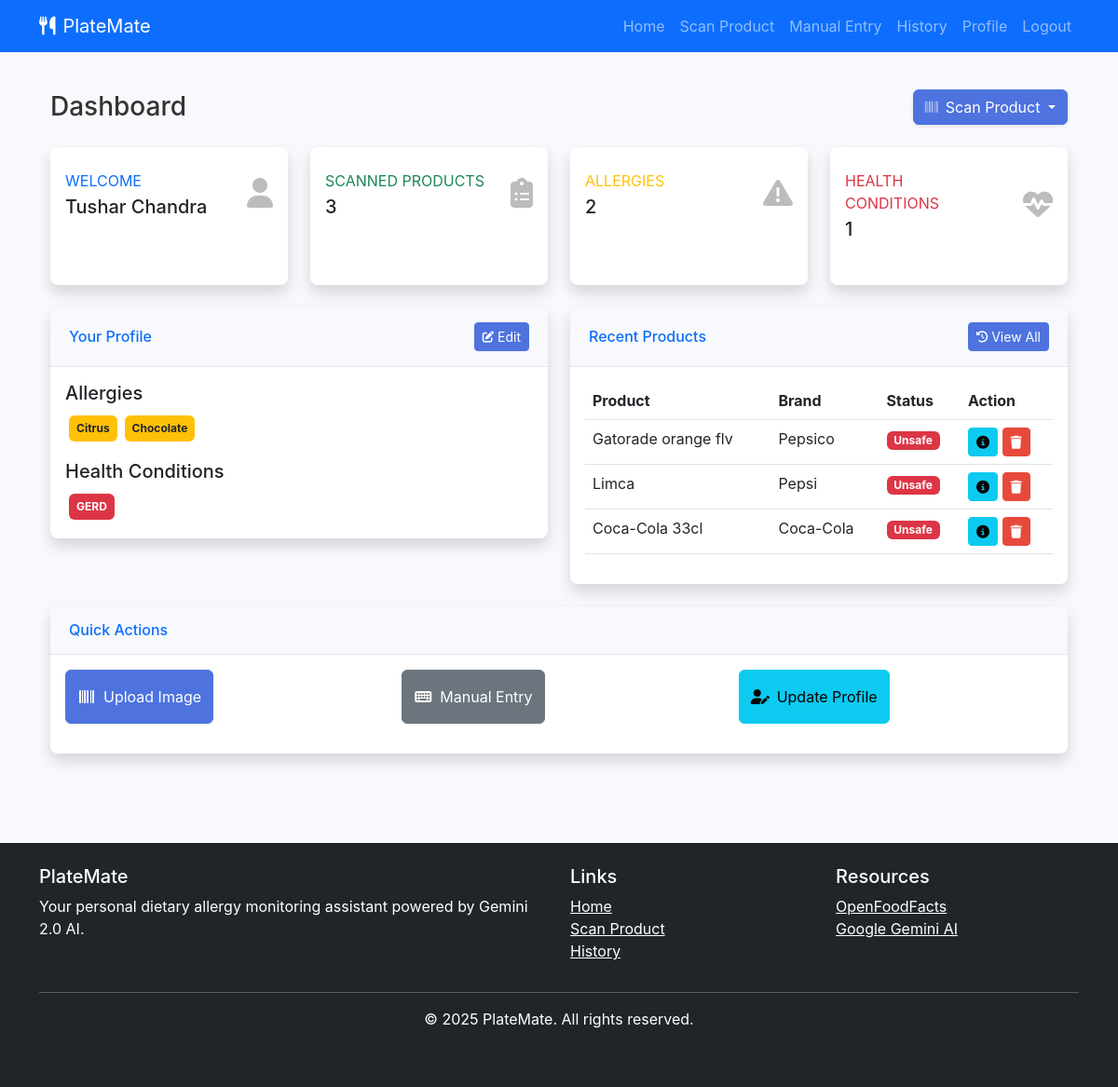
Page / (signed in) on the earlier database version.
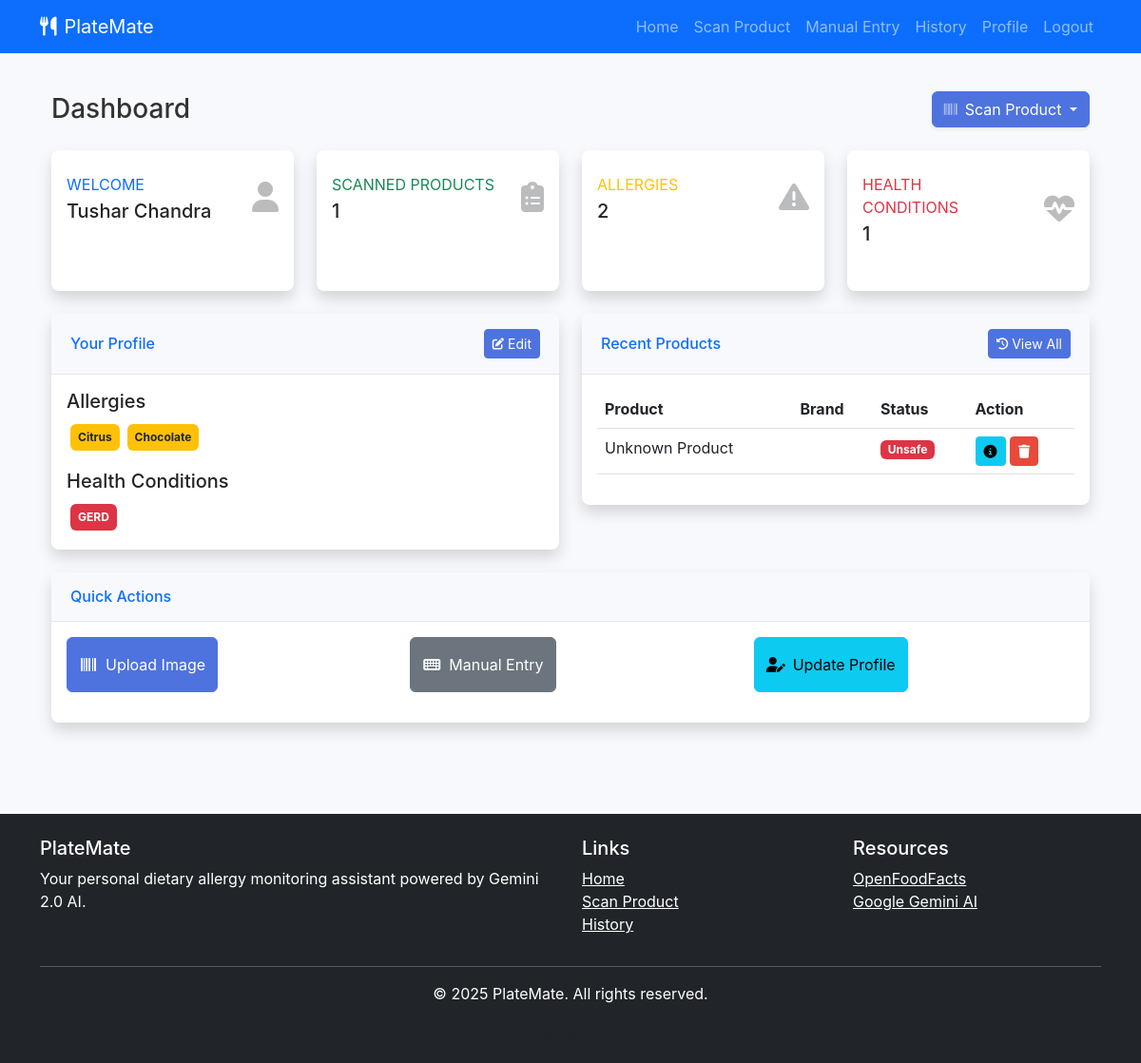
Same page on the later database version.
### app.py (models this page shows)
class User(db.Model):
    id = db.Column(db.Integer, primary_key=True)
    username = db.Column(db.String(120), unique=True, nullable=False)
    name = db.Column(db.String(120), nullable=False)
    mobile = db.Column(db.String(20), unique=True, nullable=False)
    age = db.Column(db.Integer, nullable=False)
    allergies = db.Column(db.String(255), default="")
    health_conditions = db.Column(db.String(255), default="")
    saved_products = db.relationship('SavedProduct', backref='user', lazy=True)

class SavedProduct(db.Model):
    id = db.Column(db.Integer, primary_key=True)
    barcode = db.Column(db.String(50), nullable=False)
    title = db.Column(db.String(200), nullable=False)
    brand = db.Column(db.String(100))
    category = db.Column(db.String(100))
    is_safe = db.Column(db.Boolean, default=True)
    user_id = db.Column(db.Integer, db.ForeignKey('user.id'), nullable=False)
    date_added = db.Column(db.DateTime, default=db.func.current_timestamp())

### app.py (the view)
@app.route('/')
def home():
    if 'user_id' in session:
        user = User.query.get(session['user_id'])
        if not user:
            session.clear()
            flash("User not found. Please log in again.", "danger")
            return redirect(url_for('login'))
        recent_products = SavedProduct.query.filter_by(user_id=user.id).order_by(SavedProduct.date_added.desc()).limit(5).all()
        return render_template('dashboard.html', user=user, recent_products=recent_products)
    return render_template('index.html')

### templates/dashboard.html (shortened to what this page needs)
{% extends 'base.html' %}
{% block content %}
<div class="container">
    <div class="d-sm-flex align-items-center justify-content-between mb-4">
        <h1 class="h3 mb-0 text-gray-800">Dashboard</h1>
        <div class="dropdown">
            <button class="btn btn-primary dropdown-toggle shadow-sm" type="button" id="scanDropdown" data-bs-toggle="dropdown" aria-expanded="false">
                <i class="fas fa-barcode fa-sm text-white-50 me-2"></i>Scan Product
            </button>
        </div>
    </div>
    <div class="row">
        <div class="col-xl-3 col-md-6 mb-4">
            <div class="card border-0 shadow h-100 py-2 stat-card stat-primary">
                <div class="card-body">
                    <div class="row no-gutters align-items-center">
                        <div class="col mr-2">
                            <div class="text-xs font-weight-bold text-primary text-uppercase mb-1">
                                Welcome
                            </div>
                            <div class="h5 mb-0 font-weight-bold text-gray-800">{{ user.name }}</div>
                        </div>
                        <div class="col-auto">
                            <i class="fas fa-user fa-2x text-gray-300 stat-icon"></i>
                        </div>
                    </div>
                </div>
            </div>
        </div>
        <div class="col-xl-3 col-md-6 mb-4">
            <div class="card border-0 shadow h-100 py-2 stat-card stat-success">
                <div class="card-body">
                    <div class="row no-gutters align-items-center">
                        <div class="col mr-2">
                            <div class="text-xs font-weight-bold text-success text-uppercase mb-1">
                                Scanned Products
                            </div>
                            <div class="h5 mb-0 font-weight-bold text-gray-800">{{ user.saved_products|length }}</div>
                        </div>
                        <div class="col-auto">
                            <i class="fas fa-clipboard-list fa-2x text-gray-300 stat-icon"></i>
                        </div>
                    </div>
                </div>
            </div>
        </div>
        <div class="col-xl-3 col-md-6 mb-4">
            <div class="card border-0 shadow h-100 py-2 stat-card stat-warning">
                <div class="card-body">
                    <div class="row no-gutters align-items-center">
                        <div class="col mr-2">
                            <div class="text-xs font-weight-bold text-warning text-uppercase mb-1">
                                Allergies
                            </div>
                            <div class="h5 mb-0 font-weight-bold text-gray-800">
                                {{ user.allergies.split(',')|length if user.allergies else 0 }}
                            </div>
                        </div>
                        <div class="col-auto">
                            <i class="fas fa-exclamation-triangle fa-2x text-gray-300 stat-icon"></i>
                        </div>
                    </div>
                </div>
            </div>
        </div>
        <div class="col-xl-3 col-md-6 mb-4">
            <div class="card border-0 shadow h-100 py-2 stat-card stat-danger">
                <div class="card-body">
                    <div class="row no-gutters align-items-center">
                        <div class="col mr-2">
                            <div class="text-xs font-weight-bold text-danger text-uppercase mb-1">
                                Health Conditions
                            </div>
                            <div class="h5 mb-0 font-weight-bold text-gray-800">
                                {{ user.health_conditions.split(',')|length if user.health_conditions else 0 }}
                            </div>
                        </div>
                        <div class="col-auto">
                            <i class="fas fa-heartbeat fa-2x text-gray-300 stat-icon"></i>
                        </div>
                    </div>
                </div>
            </div>
        </div>
    </div>
    <div class="row">
        <div class="col-lg-6">
            <div class="card shadow mb-4">
                <div class="card-header py-3 d-flex flex-row align-items-center justify-content-between">
                    <h6 class="m-0 font-weight-bold text-primary">Your Profile</h6>
                    <a href="{{ url_for('profile') }}" class="btn btn-sm btn-primary">
                         Edit
                    </a>
                </div>
                <div class="card-body">
                    <div class="mb-3">
                        <h5>Allergies</h5>
                        {% if user.allergies %}
                            <div class="d-flex flex-wrap">
                                {% for allergy in user.allergies.split(',') %}
                                    <span class="badge bg-warning text-dark m-1 p-2">{{ allergy.strip() }}</span>
                                {% endfor %}
                            </div>
                        {% else %}
                            <p class="text-muted">No allergies specified</p>
                        {% endif %}
                    </div>
                    <div>
                        <h5>Health Conditions</h5>
                        {% if user.health_conditions %}
                            <div class="d-flex flex-wrap">
                                {% for condition in user.health_conditions.split(',') %}
                                    <span class="badge bg-danger text-white m-1 p-2">{{ condition.strip() }}</span>
                                {% endfor %}
                            </div>
                        {% else %}
                            <p class="text-muted">No health conditions specified</p>
                        {% endif %}
                    </div>
                </div>
            </div>
        </div>
        <div class="col-lg-6">
            <div class="card shadow mb-4">
                <div class="card-header py-3 d-flex flex-row align-items-center justify-content-between">
                    <h6 class="m-0 font-weight-bold text-primary">Recent Products</h6>
                    <a href="{{ url_for('product_history') }}" class="btn btn-sm btn-primary">
                         View All
                    </a>
                </div>
                <div class="card-body">
                    {% if recent_products %}
                        <div class="table-responsive">
                            <table class="table table-hover">
                                <thead>
                                    <tr>
                                        <th>Product</th>
                                        <th>Brand</th>
                                        <th>Status</th>
                                        <th>Action</th>
                                    </tr>
                                </thead>
                                <tbody>
                                    {% for product in recent_products %}
                                        <tr>
                                            <td>{{ product.title }}</td>
                                            <td>{{ product.brand }}</td>
                                            <td>
                                                {% if product.is_safe %}
                                                    <span class="badge bg-success">Safe</span>
                                                {% else %}
                                                    <span class="badge bg-danger">Unsafe</span>
                                                {% endif %}
                                            </td>
                                            <td>
                                                <a href="{{ url_for('product_details', barcode=product.barcode) }}" class="btn btn-sm btn-info">
                                                    <i class="fas fa-info-circle"></i>
                                                </a>
                                                <form action="{{ url_for('delete_product', product_id=product.id) }}" method="POST" class="d-inline" onsubmit="return confirm('Are you sure you want to delete this product from your history?');">
                                                    <button type="submit" class="btn btn-sm btn-danger">
                                                        <i class="fas fa-trash"></i>
                                                    </button>
                                                </form>
                                            </td>
                                        </tr>
                                    {% endfor %}
                                </tbody>
                            </table>
                        </div>
                    {% endif %}
                </div>
            </div>
        </div>
    </div>
    <div class="row">
        <div class="col-12">
            <div class="card shadow mb-4">
                <div class="card-header py-3">
                    <h6 class="m-0 font-weight-bold text-primary">Quick Actions</h6>
                </div>
                <div class="card-body">
                    <div class="row justify-content-center">
                        <div class="col-md-4 mb-3">
                            <a href="{{ url_for('scan_barcode') }}" class="btn btn-primary btn-block py-3">
                                <i class="fas fa-barcode fa-fw me-2"></i>Upload Image
                            </a>
                        </div>
                        <div class="col-md-4 mb-3">
                            <a href="{{ url_for('manual_entry') }}" class="btn btn-secondary btn-block py-3">
                                <i class="fas fa-keyboard fa-fw me-2"></i>Manual Entry
                            </a>
                        </div>
                        <div class="col-md-4 mb-3">
                            <a href="{{ url_for('profile') }}" class="btn btn-info btn-block py-3">
                                <i class="fas fa-user-edit fa-fw me-2"></i>Update Profile
                            </a>
                        </div>
                    </div>
                </div>
            </div>
        </div>
    </div>
</div>
{% endblock %}

### templates/base.html (shortened to what this page needs)
<!DOCTYPE html>
<html lang="en">
<head>
    <link href="https://cdn.jsdelivr.net/npm/bootstrap@5.3.0/dist/css/bootstrap.min.css" rel="stylesheet">
    <link rel="stylesheet" href="https://cdnjs.cloudflare.com/ajax/libs/font-awesome/6.4.0/css/all.min.css">
    <link rel="stylesheet" href="{{ url_for('static', filename='css/style.css') }}">
</head>
<body>
    <nav class="navbar navbar-expand-lg navbar-dark bg-primary">
        <div class="container">
            <a class="navbar-brand" href="{{ url_for('home') }}">
                <i class="fas fa-utensils me-2"></i>PlateMate
            </a>
            <div class="collapse navbar-collapse" id="navbarNav">
                <ul class="navbar-nav ms-auto">
                    <li class="nav-item">
                        <a class="nav-link" href="{{ url_for('home') }}">Home</a>
                    </li>
                    {% if 'user_id' in session %}
                        <li class="nav-item">
                            <a class="nav-link" href="{{ url_for('scan_barcode') }}">Scan Product</a>
                        </li>
                        <li class="nav-item">
                            <a class="nav-link" href="{{ url_for('manual_entry') }}">Manual Entry</a>
                        </li>
                        <li class="nav-item">
                            <a class="nav-link" href="{{ url_for('product_history') }}">History</a>
                        </li>
                        <li class="nav-item">
                            <a class="nav-link" href="{{ url_for('profile') }}">Profile</a>
                        </li>
                        <li class="nav-item">
                            <a class="nav-link" href="{{ url_for('logout') }}">Logout</a>
                        </li>
                    {% endif %}
                </ul>
            </div>
        </div>
    </nav>
    <main class="container py-4">
        {% block content %}{% endblock %}
    </main>
    <footer class="bg-dark text-white py-4 mt-5">
        <div class="container">
            <div class="row">
                <div class="col-md-6">
                    <h5>PlateMate</h5>
                    <p>Your personal dietary allergy monitoring assistant powered by Gemini 2.0 AI.</p>
                </div>
                <div class="col-md-3">
                    <h5>Links</h5>
                    <ul class="list-unstyled">
                        <li><a href="{{ url_for('home') }}" class="text-white">Home</a></li>
                        {% if 'user_id' in session %}
                            <li><a href="{{ url_for('scan_barcode') }}" class="text-white">Scan Product</a></li>
                            <li><a href="{{ url_for('product_history') }}" class="text-white">History</a></li>
                        {% else %}
                            <li><a href="{{ url_for('login') }}" class="text-white">Login</a></li>
                            <li><a href="{{ url_for('register') }}" class="text-white">Register</a></li>
                        {% endif %}
                    </ul>
                </div>
                <div class="col-md-3">
                    <h5>Resources</h5>
                    <ul class="list-unstyled">
                        <li><a href="https://world.openfoodfacts.org/" class="text-white" target="_blank">OpenFoodFacts</a></li>
                        <li><a href="https://ai.google.dev/" class="text-white" target="_blank">Google Gemini AI</a></li>
                    </ul>
                </div>
            </div>
            <hr>
            <div class="text-center">
                <p>&copy; {{ now.year }} PlateMate. All rights reserved.</p>
                <div class="mt-2 small">
                    <a href="{{ url_for('reset_database') }}" class="text-muted">Reset Database</a>
                </div>
            </div>
        </div>
    </footer>
</body>
</html>

Differences in the rows shown:
removed SavedProduct: title "Gatorade orange flv", brand "Pepsico", is_safe "Unsafe"
removed SavedProduct: title "Limca", brand "Pepsi", is_safe "Unsafe"
removed SavedProduct: title "Coca-Cola 33cl", brand "Coca-Cola", is_safe "Unsafe"
added SavedProduct: title "Unknown Product", is_safe "Unsafe"
Other differences:
{{ user.saved_products|length }}: "3" → "1"
